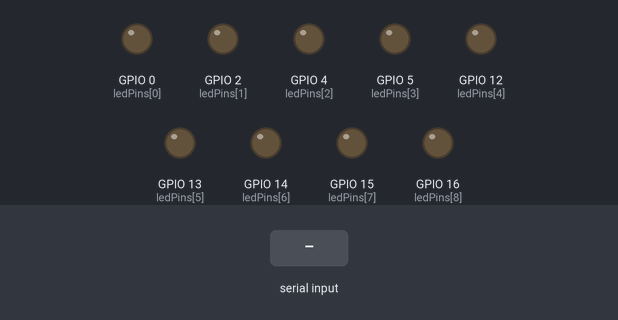
Simulated run of this sketch. Board: ESP32. Parts: output pins drawn as LEDs (lit = HIGH). Inputs (shaded band) come from the test bench. Nothing arrives over Bluetooth unless stated; what the sketch prints to the serial monitor is not drawn.

Above: at 1.2 s.
1.3 s: "RESET,1\n" received over the second serial link
At 2.3 s:
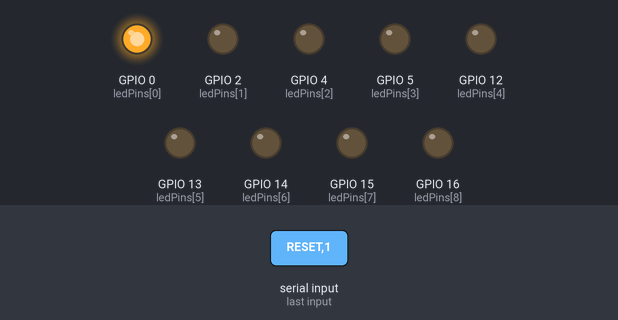
2.8 s: "5\n" received over the second serial link
At 3.5 s:
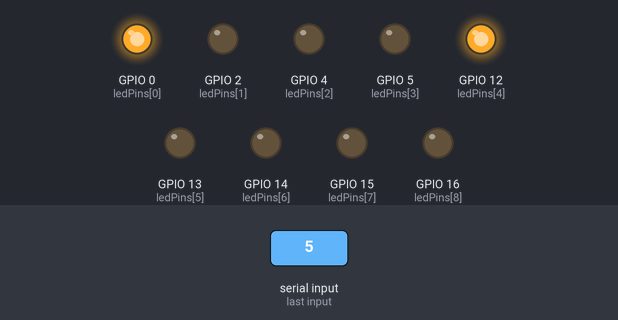
4.3 s: "RESET\n" received over the second serial link
At 4.7 s:
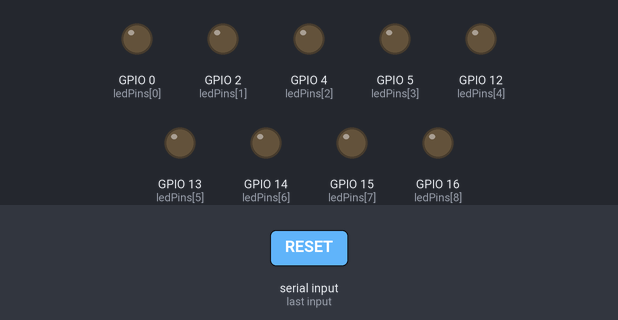
7.3 s: "5\n" received over the second serial link
At 8.1 s:
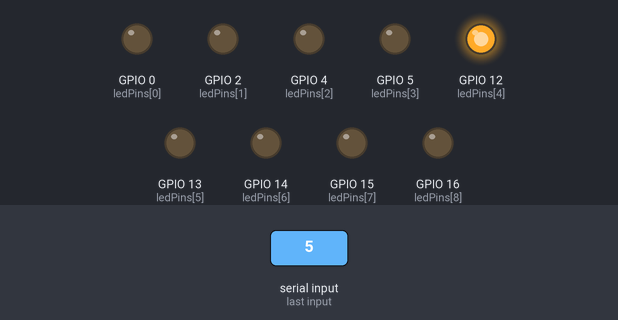
Timing chart, 0 to 9.8 s (numbered marks = the images above; inputs shaded):
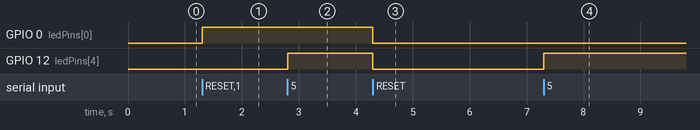

Measured:
- after the input at 1.3 s, GPIO 0 (ledPins[0]): LOW → HIGH at once
- after the input at 2.8 s, GPIO 12 (ledPins[4]): LOW → HIGH at once
- after the input at 4.3 s, GPIO 0 (ledPins[0]), GPIO 12 (ledPins[4]): HIGH → LOW at once
- after the input at 7.3 s, GPIO 12 (ledPins[4]): LOW → HIGH at once

The sketch:

LED_control_2.ino
```cpp
#include <BluetoothSerial.h>  // Bluetoothシリアル通信ライブラリ
BluetoothSerial SerialBT;  // Bluetoothシリアル通信のインスタンス作成

const int ledPins[] = {0, 2, 4, 5, 12, 13, 14,15,16}; // 使用するピン番号
const int numLeds = sizeof(ledPins) / sizeof(ledPins[0]); // ピン数を計算

// 現在のLEDの状態を記録
bool ledStates[numLeds] = {false};

void setup() {
  SerialBT.begin("ESP32_LED_Control_2_ver2");
  Serial.begin(115200);  // シリアルモニタ用の通信速度を設定

  // すべてのピンを出力モードに設定し、初期状態を消灯
  for (int i = 0; i < numLeds; i++) {
    pinMode(ledPins[i], OUTPUT);
    digitalWrite(ledPins[i], LOW);
  }

  Serial.println("ESP32 is ready to receive signals!");
}

void loop() {
  // Bluetooth経由で信号を受信
  Serial.println("ESP32 is ready to receive signals!");
  if (SerialBT.available()) {
    String input = SerialBT.readStringUntil('\n'); // 信号を1行分受信
    input.trim(); // 不要な空白や改行を削除

    // RESET信号の処理
    if (input.equalsIgnoreCase("RESET")) {
      resetAllLeds();
    } else {
      // 通常の信号の処理
      handleSignal(input);
    }
  }
}

void handleSignal(String input) {
  int startIndex = 0;
  while (startIndex < input.length()) {
    int commaIndex = input.indexOf(',', startIndex);
    if (commaIndex == -1) commaIndex = input.length();

    String signalStr = input.substring(startIndex, commaIndex);
    int signal = signalStr.toInt(); // 例: 18, 19, 20, ...

    // 18～26の場合は 1～9に直す
    if (signal >= 18 && signal <= 26) {
      signal -= 17;   // 18→1, 19→2, ... 26→9
    }

    // ピンの範囲チェック
    if (signal >= 1 && signal <= numLeds) {
      int ledIndex = signal - 1;
      ledStates[ledIndex] = true;
      digitalWrite(ledPins[ledIndex], HIGH);
    }

    startIndex = commaIndex + 1;
  }
}

void resetAllLeds() {
  // すべてのLEDを消灯
  for (int i = 0; i < numLeds; i++) {
    digitalWrite(ledPins[i], LOW);
    ledStates[i] = false; // 状態をリセット
  }
  Serial.println("All LEDs have been reset.");
}
```
